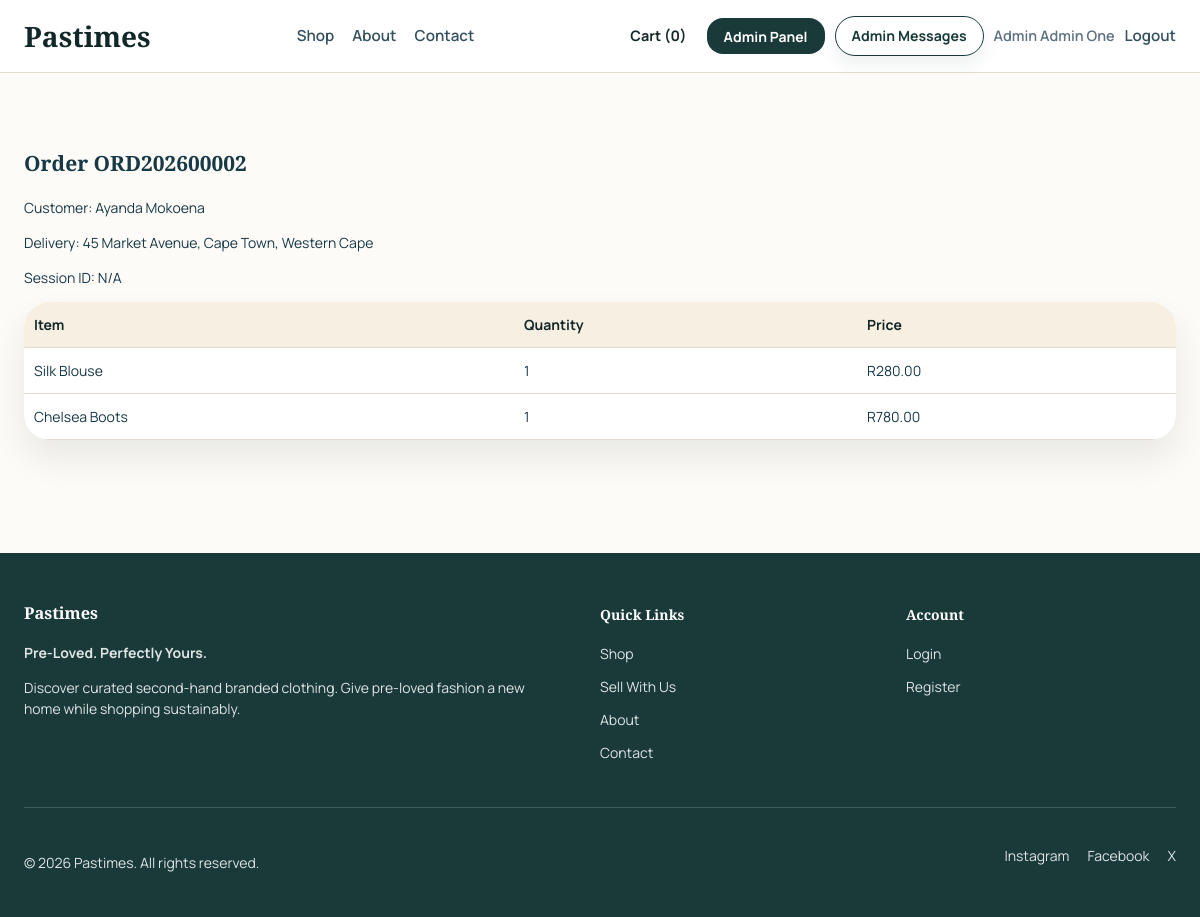
The page /admin/order-detail.php?id=2 (signed in) on the database its author committed.
### tables this page shows
CREATE TABLE IF NOT EXISTS `tblorder` (
  `order_id` int(11) NOT NULL AUTO_INCREMENT,
  `user_id` int(11) NOT NULL,
  `address_id` int(11) NOT NULL,
  `order_total` decimal(10,2) NOT NULL,
  `order_reference` varchar(20) DEFAULT NULL,
  `session_reference` varchar(20) DEFAULT NULL,
  `status` enum('pending','dispatched','delivered','cancelled') NOT NULL DEFAULT 'pending',
  `created_at` timestamp NOT NULL DEFAULT current_timestamp(),
  `updated_at` timestamp NOT NULL DEFAULT current_timestamp() ON UPDATE current_timestamp(),
  PRIMARY KEY (`order_id`),
  KEY `fk_order_user` (`user_id`),
  KEY `fk_order_address` (`address_id`)
);

CREATE TABLE IF NOT EXISTS `tbluser` (
  `user_id` int(11) NOT NULL AUTO_INCREMENT,
  `full_name` varchar(120) NOT NULL,
  `first_name` varchar(60) NOT NULL,
  `last_name` varchar(60) NOT NULL,
  `username` varchar(60) NOT NULL,
  `email` varchar(120) NOT NULL,
  `password_hash` varchar(255) NOT NULL,
  `phone_number` varchar(20) DEFAULT NULL,
  `profile_image_path` varchar(255) DEFAULT NULL,
  `role` enum('customer','seller','admin') NOT NULL DEFAULT 'customer',
  `customer_status` enum('pending','verified','rejected') NOT NULL DEFAULT 'pending',
  `seller_status` enum('none','pending','approved','rejected') NOT NULL DEFAULT 'none',
  `is_active` tinyint(1) NOT NULL DEFAULT 1,
  `created_at` timestamp NOT NULL DEFAULT current_timestamp(),
  `updated_at` timestamp NOT NULL DEFAULT current_timestamp() ON UPDATE current_timestamp(),
  PRIMARY KEY (`user_id`),
  UNIQUE KEY `username` (`username`),
  UNIQUE KEY `email` (`email`)
);

CREATE TABLE IF NOT EXISTS `tbladdress` (
  `address_id` int(11) NOT NULL AUTO_INCREMENT,
  `user_id` int(11) NOT NULL,
  `address_label` enum('Home','Work','Other') NOT NULL,
  `street_address` varchar(150) NOT NULL,
  `suburb` varchar(100) NOT NULL,
  `city` varchar(100) NOT NULL,
  `province` varchar(100) NOT NULL,
  `postal_code` varchar(10) NOT NULL,
  `is_default` tinyint(1) NOT NULL DEFAULT 0,
  `created_at` timestamp NOT NULL DEFAULT current_timestamp(),
  PRIMARY KEY (`address_id`),
  KEY `fk_address_user` (`user_id`)
);

CREATE TABLE IF NOT EXISTS `tblorderitem` (
  `item_id` int(11) NOT NULL AUTO_INCREMENT,
  `order_id` int(11) NOT NULL,
  `clothes_id` int(11) NOT NULL,
  `quantity` int(11) NOT NULL DEFAULT 1,
  `price_each` decimal(10,2) NOT NULL,
  PRIMARY KEY (`item_id`),
  KEY `fk_order_item_order` (`order_id`),
  KEY `fk_order_item_clothes` (`clothes_id`)
);

CREATE TABLE IF NOT EXISTS `tblclothes` (
  `clothes_id` int(11) NOT NULL AUTO_INCREMENT,
  `seller_id` int(11) DEFAULT NULL,
  `title` varchar(120) NOT NULL,
  `brand` varchar(60) NOT NULL,
  `category` varchar(60) NOT NULL,
  `gender` varchar(30) NOT NULL,
  `size_label` varchar(20) NOT NULL,
  `condition_rating` tinyint(4) NOT NULL,
  `sell_price` decimal(10,2) NOT NULL,
  `description` text NOT NULL,
  `image_path` varchar(255) NOT NULL,
  `inventory_quantity` int(11) NOT NULL DEFAULT 1,
  `status` enum('pending','approved','sold','rejected') NOT NULL DEFAULT 'approved',
  `created_at` timestamp NOT NULL DEFAULT current_timestamp(),
  `updated_at` timestamp NOT NULL DEFAULT current_timestamp() ON UPDATE current_timestamp(),
  PRIMARY KEY (`clothes_id`),
  KEY `fk_clothes_seller` (`seller_id`)
);

### includes/functions.php (called while the page is built, shortened)
<?php
function app_url(string $path = ''): string
{
    $suffix = ltrim($path, '/');
    $base = defined('APP_URL_BASE') ? APP_URL_BASE : '';
    return $suffix === '' ? ($base ?: '/') : ($base . '/' . $suffix);
}
function e(?string $value): string
{
    return htmlspecialchars((string) $value, ENT_QUOTES, 'UTF-8');
}
function db(): mysqli
{
    static $connection = null;
    if ($connection instanceof mysqli) {
        return $connection;
    }
    $connection = getDBConnection(true);
    return $connection;
}
function bind_params(mysqli_stmt $statement, string $types, array &$params): void
{
    $bindParams = [$types];
    foreach ($params as $key => &$value) {
        $bindParams[] = &$value;
    }
    call_user_func_array([$statement, 'bind_param'], $bindParams);
}
function db_one(string $sql, string $types = '', array $params = []): ?array
{
    $statement = db()->prepare($sql);
    if ($types !== '' && $params !== []) {
        bind_params($statement, $types, $params);
    }
    $statement->execute();
    $result = $statement->get_result();
    $row = $result ? $result->fetch_assoc() : null;
    return $row ?: null;
}
function db_all(string $sql, string $types = '', array $params = []): array
{
    $statement = db()->prepare($sql);
    if ($types !== '' && $params !== []) {
        bind_params($statement, $types, $params);
    }
    $statement->execute();
    $result = $statement->get_result();
    $rows = $result ? $result->fetch_all(MYSQLI_ASSOC) : [];
    return $rows;
}
function current_user(): ?array
{
    if (!isset($_SESSION['user_id'])) {
        return null;
    }
    return db_one('SELECT * FROM tblUser WHERE user_id = ?', 'i', [(int) $_SESSION['user_id']]);
}
function current_admin(): ?array
{
    return db_one('SELECT * FROM tblAdmin WHERE admin_id = ?', 'i', [(int) $_SESSION['admin_id']]);
}
function cart_count(): int
{
    return Cart::getCartCount();
}
function generate_order_reference_number(int $orderId): string
{
    return sprintf('ORD%s%05d', date('Y'), $orderId);
}

### includes/Marketplace.php (called while the page is built, shortened)
<?php
final class Cart
{
    public static function getSessionCart(): array
    {
        $scopeKey = self::cartScopeKey();
        return $_SESSION['cart_buckets'][$scopeKey];
    }
    public static function getCartCount(): int
    {
        return array_sum(self::getSessionCart());
    }
    private static function loadDatabaseCartIfNeeded(): void
    {
        $user = current_user();
        if (!$user) {
            return;
        }
    }
    private static function cartScopeKey(?int $userId = null): string
    {
        if ($userId === null) {
            $currentUser = current_user();
            $userId = (int) ($currentUser['user_id'] ?? 0);
        }
        return $userId > 0 ? 'user_' . $userId : 'guest';
    }
}

### admin/order-detail.php (the view, shortened to what this page needs)
<?php
$order = db_one('SELECT o.*, u.full_name, a.street_address, a.city, a.province FROM tblOrder o JOIN tblUser u ON u.user_id = o.user_id JOIN tblAddress a ON a.address_id = o.address_id WHERE o.order_id = ?', 'i', [(int) ($_GET['id'] ?? 0)]);
$items = $order ? db_all('SELECT oi.*, c.title FROM tblOrderItem oi JOIN tblClothes c ON c.clothes_id = oi.clothes_id WHERE oi.order_id = ?', 'i', [(int) $order['order_id']]) : [];
require_once __DIR__ . '/../includes/header.php';
?>
<section class="section">
    <div class="container">
        <?php if ($order): ?>
            <h1>Order <?= e($order['order_reference'] ?: generate_order_reference_number((int) $order['order_id'])); ?></h1>
            <p>Customer: <?= e($order['full_name']); ?></p>
            <p>Delivery: <?= e($order['street_address'] . ', ' . $order['city'] . ', ' . $order['province']); ?></p>
            <p>Session ID: <?= e($order['session_reference'] ?? 'N/A'); ?></p>
            <table>
                <thead><tr><th>Item</th><th>Quantity</th><th>Price</th></tr></thead>
                <tbody>
                <?php foreach ($items as $item): ?>
                    <tr>
                        <td><?= e($item['title']); ?></td>
                        <td><?= e((string) $item['quantity']); ?></td>
                        <td>R<?= e(number_format((float) $item['price_each'], 2)); ?></td>
                    </tr>
                <?php endforeach; ?>
                </tbody>
            </table>
        <?php else: ?>
            <div class="empty-state">Order not found.</div>
        <?php endif; ?>
    </div>
</section>
<?php require_once __DIR__ . '/../includes/footer.php'; ?>

### includes/header.php (shortened to what this page needs)
<?php
$admin = current_admin();
$currentPath = basename(parse_url($_SERVER['REQUEST_URI'] ?? '', PHP_URL_PATH) ?: '');
$stylesVersion = @filemtime(__DIR__ . '/../css/styles.css') ?: time();
?>
<!DOCTYPE html>
<html lang="en">
<head>
    <link rel="stylesheet" href="<?= e(app_url('css/styles.css?v=' . $stylesVersion)); ?>">
</head>
<body>
<header class="site-header">
    <div class="container nav-shell">
        <a class="brand-mark" href="<?= e(app_url('index.php')); ?>">Pastimes</a>
        <nav class="site-nav">
            <a class="nav-link<?= $currentPath === 'shop.php' ? ' is-active' : ''; ?>" href="<?= e(app_url('shop.php')); ?>">Shop</a>
            <a class="nav-link<?= $currentPath === 'about.php' ? ' is-active' : ''; ?>" href="<?= e(app_url('about.php')); ?>">About</a>
            <a class="nav-link<?= $currentPath === 'contact.php' ? ' is-active' : ''; ?>" href="<?= e(app_url('contact.php')); ?>">Contact</a>
        </nav>
        <div class="nav-actions">
            <a class="cart-link" href="<?= e(app_url('cart.php')); ?>">Cart (<?= e((string) cart_count()); ?>)</a>
            <?php if ($admin): ?>
                <a class="button button-dark button-small admin-top-button" href="<?= e(app_url('admin/index.php')); ?>">Admin Panel</a>
                <a class="button button-light button-small header-action-button" href="<?= e(app_url('admin/messages.php')); ?>">Admin Messages</a>
                <span class="nav-user">Admin <?= e($admin['full_name']); ?></span>
                <a class="nav-link" href="<?= e(app_url('logout.php?scope=admin')); ?>">Logout</a>
            <?php endif; ?>
        </div>
    </div>
</header>
<main class="page-shell">

### css/styles.css (style rules this page uses)
:root { --color-deep-teal: #1A3A3A; --color-deep-teal-strong: #122828; --color-soft-cream: #FDFBF7; --color-soft-band: #f5efe5; --color-sand: #D4A373; --color-sand-dark: #E76F51; --color-border: #e3dccf; --color-text: #173847; --color-muted: #5c7080; --color-white: #ffffff; --shadow-card: 0 18px 34px rgba(21, 46, 52, 0.09); --radius-large: 26px; --radius-medium: 18px; --radius-small: 12px; }
*, *::before, *::after { box-sizing: border-box; }
body { margin: 0; font-family: 'Manrope', sans-serif; font-size: 14px; background: var(--color-soft-cream); color: var(--color-text); line-height: 1.5; overflow-x: hidden; }
a { color: inherit; text-decoration: none; }
.container { width: min(1280px, calc(100% - 48px)); margin: 0 auto; }
.page-shell { min-height: 60vh; }
.site-header { position: sticky; top: 0; z-index: 40; background: rgba(255, 255, 255, 0.96); border-bottom: 1px solid var(--color-border); backdrop-filter: blur(10px); }
.nav-shell { display: flex; align-items: center; justify-content: space-between; min-height: 72px; gap: 24px; }
.brand-mark, h1, h2, h3, h4 { font-family: 'Playfair Display', serif; }
.brand-mark { font-size: 1.75rem; font-weight: 800; color: var(--color-deep-teal-strong); }
.site-nav, .nav-actions { display: flex; align-items: center; gap: 18px; flex-wrap: wrap; }
.nav-link { font-size: 0.95rem; font-weight: 600; color: var(--color-text); opacity: 0.88; }
.cart-link { font-size: 1.5rem; }
.button { display: inline-flex; align-items: center; justify-content: center; gap: 10px; min-height: 46px; padding: 0 22px; border-radius: 16px; border: 1px solid transparent; font-weight: 700; cursor: pointer; transition: transform 0.2s ease, background 0.2s ease, border-color 0.2s ease; }
.button-small { min-height: 36px; padding: 0 16px; }
.button-dark { background: var(--color-deep-teal); color: var(--color-white); }
.button-outline, .button-light { border-color: var(--color-deep-teal); background: transparent; color: var(--color-deep-teal); }
.section { padding: 58px 0; }
.nav-user { color: var(--color-muted); font-weight: 600; font-size: 0.9rem; }
.admin-top-button { white-space: nowrap; }
.nav-actions { gap: 10px; }
.nav-actions .cart-link { min-height: 36px; padding: 0 10px; border-radius: 999px; display: inline-flex; align-items: center; justify-content: center; font-size: 0.9rem; font-weight: 700; color: var(--color-deep-teal-strong); }
.header-action-button { min-height: 40px; padding: 0 16px; border-radius: 999px; font-size: 0.88rem; line-height: 1; box-shadow: 0 8px 18px rgba(21, 46, 52, 0.08); }
.admin-top-button { min-width: 118px; }
table { width: 100%; border-collapse: collapse; background: var(--color-white); border-radius: var(--radius-large); overflow: hidden; box-shadow: var(--shadow-card); }
th, td { border-bottom: 1px solid var(--color-border); padding: 12px 10px; text-align: left; vertical-align: top; }
th { color: var(--color-deep-teal-strong); background: #f7efe2; }

### rows shown on the page
tblorder: order_reference+order_id "ORD202600002", user.full_name "Ayanda Mokoena", address.province "45 Market Avenue, Cape Town, Western Cape", session_reference "N/A"
tblorderitem: clothes.title "Silk Blouse", quantity "1", price_each "280.00"
tblorderitem: clothes.title "Chelsea Boots", quantity "1", price_each "780.00"

### other values the page prints
cart_count() "0"
$admin['full_name'] "Admin One"
